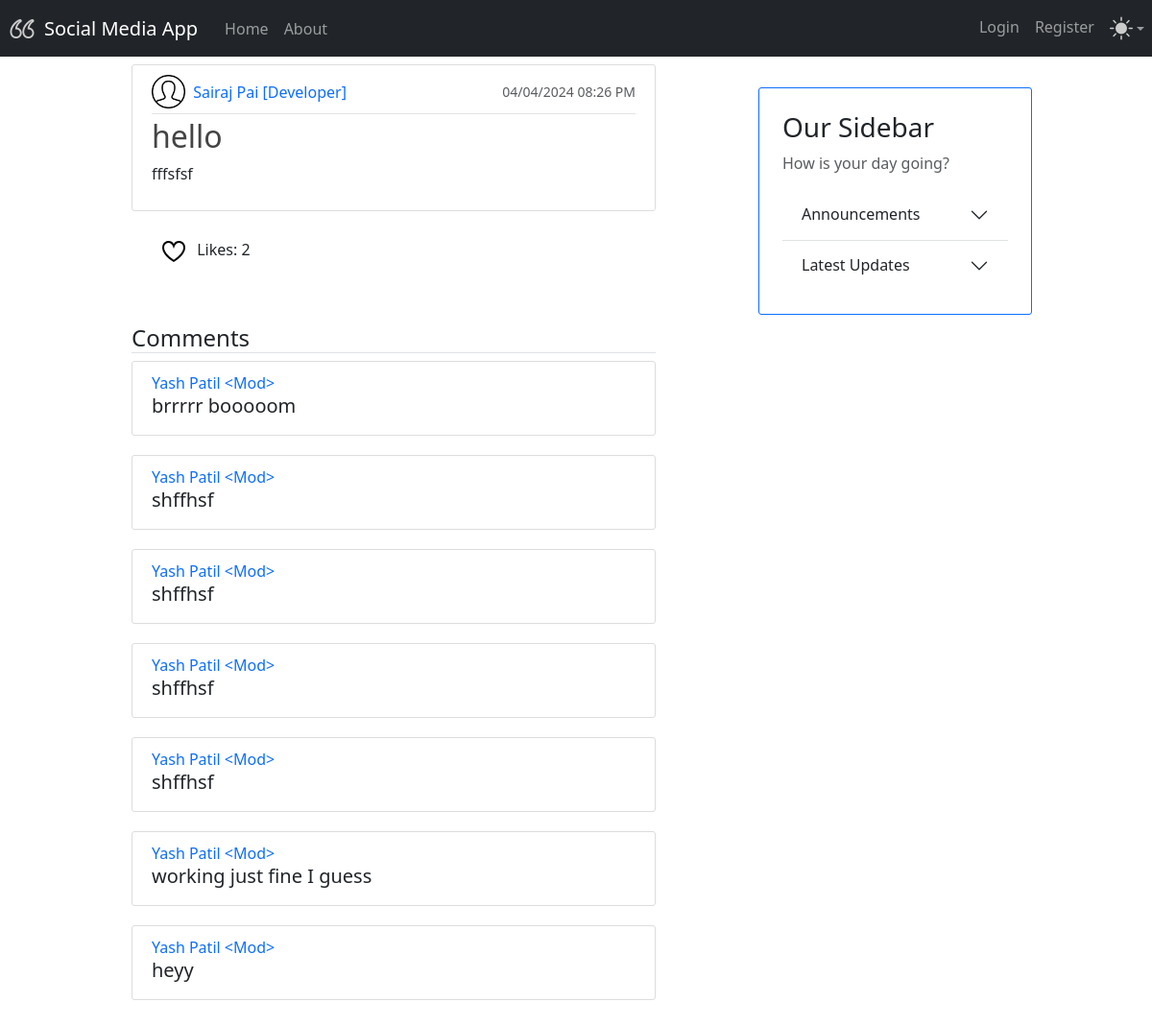
/post/1, run on the app's committed database.
### models.py (models this page shows, shortened)
class Base(DeclarativeBase): # pylint: disable=too-few-public-methods
    pass

class User(Base, UserMixin): # pylint: disable=too-few-public-methods
    __tablename__ = "user_account"
    username: Mapped[str] = mapped_column(primary_key=True)
    fullname: Mapped[str] = mapped_column(nullable=False)
    email: Mapped[str] = mapped_column(nullable=False, unique=True)
    password: Mapped[str] = mapped_column(nullable=False)
    profile_pic_url: Mapped[Optional[str]] = mapped_column(default="user.png")
    posts: Mapped[List["Posts"]] = relationship(back_populates="owner")

class Posts(Base): # pylint: disable=too-few-public-methods
    __tablename__ = "posts"
    id: Mapped[int] = mapped_column(primary_key=True)
    title: Mapped[str] = mapped_column(nullable=False)
    text: Mapped[str] = mapped_column(nullable=False)
    image: Mapped[Optional[str]] = mapped_column()
    likes: Mapped[List["Likes"]] = relationship(back_populates="post")
    timestamp: Mapped[int] = mapped_column(nullable=False)
    owner_id: Mapped[str] = mapped_column(ForeignKey("user_account.username"))
    owner: Mapped["User"] = relationship(back_populates="posts")
    comments: Mapped[List["Comments"]] = relationship(back_populates="post")
    no_of_likes = column_property(
        select(func.count(Likes.id))
        .where(Likes.liked_post_id == id)
        .scalar_subquery()
    )

class Comments(Base): # pylint: disable=too-few-public-methods
    __tablename__ = "comments"
    id: Mapped[int] = mapped_column(primary_key=True)
    text: Mapped[str] = mapped_column(nullable=False)
    creator_id: Mapped[str] = mapped_column(ForeignKey("user_account.username"))
    created_by: Mapped["User"] = relationship()
    post_id: Mapped[int] = mapped_column(ForeignKey("posts.id"))
    post: Mapped["Posts"] = relationship()

### app.py (the view)
@app.route("/post/<int:post_id>", methods=['GET', 'POST'])
def post(post_id):
    post = db.session.execute(db.select(Posts).where(Posts.id == post_id)).scalar_one_or_none()
    comments_list = post.comments[::-1] if post.comments else []
    print(comments_list)
    tz = timezone("Asia/Kolkata")
    if current_user.is_authenticated:
        has_liked = db.session.execute(select(Likes)
                                       .where(Likes.liked_by_id == current_user.username)
                                       .where(Likes.liked_post_id == post_id)
                                       ).scalar_one_or_none()
        form = CommentForm(text="")
        if form.validate_on_submit() :
            comment = Comments(
                        text=form.text.data,
                        created_by=current_user,
                        post_id = post_id,
                        )
            db.session.add(comment)
            post.comments.append(comment)
            comment.created_by = current_user
            db.session.commit()
            flash('Comment Created!', 'success')
            return redirect(url_for("post", post_id=post_id))
        return render_template('post.html', post=post,datetime=datetime,comments=comments_list,form=form,tz=tz, has_liked=has_liked)
    else:
        return render_template('post.html', post=post,datetime=datetime,comments=comments_list,form=None,tz=tz)

### templates/post.html (shortened to what this page needs)
{% extends "layout.html" %}
{% import "macros.html" as macro %}
{% block content %}
<article class="media content-section card">
    {{ macro.render_post(post, datetime, tz) }}
</article>
<li class="button-container d-flex justify-content-between">
    <div class="mt-2 mb-4">
        <ul class="button" onclick="location.href='{{ url_for('like_post', post_id=post.id) }}';">
            {% if has_liked %}
                <img src="{{ url_for('static', filename='liked.svg') }}" class="me-2 likeButton invertOnDark">
            {% else %}
                <img src="{{ url_for('static', filename='notliked.svg') }}" class="me-2 likeButton invertOnDark">
            {% endif %}
            Likes: {{ post.no_of_likes }}
        </ul>
    </div>
</li>
        <div class="media-body">
        <h4 class="border-bottom mt-4">Comments</h4>
        {% for comment in comments %}
            <div class="media content-section">
                <div class="media-body">
                    <a class="text-decoration-none" href="#"> {{ comment.created_by.fullname }}</a>
                    <h5>{{ comment.text }}</h5>
                </div>
            </div>
        {% endfor %}
    </div>
<br>
{% endblock %}

### templates/layout.html (shortened to what this page needs)
<!DOCTYPE html>
<html lang="en">
<head>
    <link href="https://cdn.jsdelivr.net/npm/bootstrap@5.3.3/dist/css/bootstrap.min.css" rel="stylesheet">
    <link rel="stylesheet" type="text/css" href="{{ url_for('static', filename='main.css') }}">
</head>
<body>
    <nav class="navbar navbar-expand-md navbar-dark bg-dark mb-2">
         <img src="{{ url_for('static', filename='icon.png') }}" width="30" height="30" class="d-inline-block align-top me-2 ms-2 invert" alt="App Icon">
        <a class="navbar-brand mx-auto" href="#"> Social Media App</a>
        <div class="collapse navbar-collapse" id="navbarNav">
            <ul class="navbar-nav">
                <li class="nav-item active">
                    <a class="nav-link" href="{{ url_for('home') }}">Home </a>
                </li>
                <li class="nav-item">
                    <a class="nav-link" href="{{ url_for('about') }}">About</a>
                </li>
            </ul>
            <ul class="navbar-nav ms-auto">
                {% if not current_user.is_authenticated %}
                    <li class="nav-item">
                        <a class="nav-link" href="{{ url_for('login') }}">Login</a>
                    </li>
                    <li class="nav-item">
                        <a class="nav-link" href="{{ url_for('register') }}">Register</a>
                    </li>
                {% endif %}
                <li class='nav-item dropdown bg-dark'>
                    <button aria-expanded='false' class='btn btn-link nav-link py-2 px-0 px-lg-2 dropdown-toggle d-flex align-items-center' data-bs-toggle='dropdown' type='button'>
                        <img id = "theme-icon" class="invert" src="{{ url_for('static', filename='sun.svg') }}"> </img>
                    </button>
                </li>
            </ul>
        </div>
    </nav>
    <div class="container">
        <div class="row align-items-start">
            <div class="col-md-6 offset-md-1 col-12">
                {% block content %}
                {% endblock %}
            </div>
            <div class="col-md-3 offset-md-1 col-10 offset-1 p-4 mt-4 border border-primary content-section">
                <div class="sidebar">
                    <h3>Our Sidebar</h3>
                    <p class='text-muted'>How is your day going?</p>
                    <div class="accordion accordion-flush" id="accordionFlushExample">
                        <div class="accordion-item">
                            <h2 class="accordion-header" id="flush-headingOne">
                                <button class="accordion-button collapsed" type="button" data-bs-toggle="collapse" data-bs-target="#flush-collapseOne" aria-expanded="false" aria-controls="flush-collapseOne">
                                    Announcements
                                </button>
                            </h2>
                        </div>
                        <div class="accordion-item">
                            <h2 class="accordion-header" id="flush-headingTwo">
                                <button class="accordion-button collapsed" type="button" data-bs-toggle="collapse" data-bs-target="#flush-collapseTwo" aria-expanded="false" aria-controls="flush-collapseTwo">
                                    Latest Updates
                                </button>
                            </h2>
                        </div>
                    </div>
                </div>
            </div>
        </div>
    </div>
</body>
</html>

### templates/macros.html (shortened to what this page needs)
{% macro render_post(post, datetime, tz) -%}
    <div class="media-body">
        <div class="article-metadata d-flex justify-content-between">
            <div>
                {% if post.owner.profile_pic_url == "user.png" %}
                    <img class="mb-1 me-1" src="{{ url_for('static', filename='user.png') }}" alt="{{ post.owner.fullname }} profile picture" width="35px">
                {% endif %}
                <a class="text-decoration-none me-3" href="#">{{ post.owner.fullname }}</a>
            </div>
            <small class="text-muted my-auto pb-1">{{ datetime.fromtimestamp(post.timestamp, tz=tz).strftime('%d/%m/%Y %I:%M %p') }}</small>
        </div>
        <h2><a class="article-title text-decoration-none" href="{{ url_for('post',post_id=post.id) }}">{{ post.title }}</a></h2>
        <p class="article-content">{{ post.text }}</p>
    </div>
{%- endmacro %}

### static/main.css (style rules this page uses)
.content-section { //background: #ffffff; padding: 10px 20px; border: 1px solid #dddddd; border-radius: 8px; margin-bottom: 20px; }
#navbarNav { padding-left: 20px; }
.content-section { //background: #ffffff; padding: 10px 20px; border: 1px solid #dddddd; border-radius: 3px; margin-bottom: 20px; }
.article-title { color: #444444; }
.article-content { white-space: pre-line; }
.article-metadata { padding-bottom: 1px; margin-bottom: 4px; border-bottom: 1px solid #e3e3e3 }
.invert { filter: invert(80%); }

### data on the page
User: owner.fullname "Sairaj Pai [Developer]"
Posts: fromtimestamp "04/04/2024 08:26 PM", title "hello", text "fffsfsf"
Comments: created_by.fullname "Yash Patil <Mod>", text "brrrrr booooom"
Comments: created_by.fullname "Yash Patil <Mod>", text "shffhsf"
Comments: created_by.fullname "Yash Patil <Mod>", text "shffhsf"
Comments: created_by.fullname "Yash Patil <Mod>", text "shffhsf"
Comments: created_by.fullname "Yash Patil <Mod>", text "shffhsf"
Comments: created_by.fullname "Yash Patil <Mod>", text "working just fine I guess"
Comments: created_by.fullname "Yash Patil <Mod>", text "heyy"

### other printed values
{{ post.no_of_likes }} "2"
